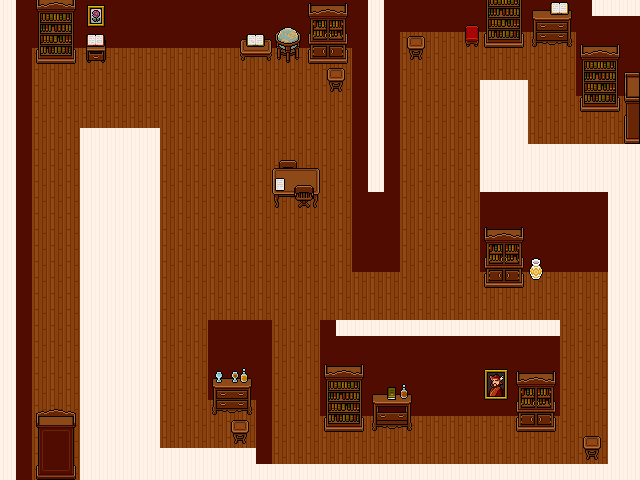

Tiled map render using the project's own tile images. Description and the map definition, with tile-layer contents summarised, below:
An orthogonal 40x30 tile map with 16x16 px tiles, 5 tile layers (walls, path, decoration1, decoration2, ...), 3 hidden layers not drawn, 3 tilesets.

<map version="1.10" tiledversion="1.11.2" orientation="orthogonal" renderorder="right-down" width="40" height="30" tilewidth="16" tileheight="16" infinite="0" nextlayerid="9" nextobjectid="1">
 <tileset firstgid="1" source="../tilesets/library_tileset.tsx" />
 <tileset firstgid="781" source="../tilesets/collisionBox.tsx" />
 <tileset firstgid="782" source="../tilesets/exitBox.tsx" />
 <layer id="1" name="walls" width="40" height="30">
  <data>[1200 cells, 1200 non-empty, 2 distinct tile ids]</data>
 </layer>
 <layer id="2" name="path" width="40" height="30">
  <data>[1200 cells, 607 non-empty, 1 distinct tile ids]</data>
 </layer>
 <layer id="3" name="decoration1" width="40" height="30">
  <data>[1200 cells, 171 non-empty, 99 distinct tile ids]</data>
 </layer>
 <layer id="4" name="decoration2" width="40" height="30">
  <data>[1200 cells, 29 non-empty, 29 distinct tile ids]</data>
 </layer>
 <layer id="5" name="decoration3" width="40" height="30">
  <data>[1200 cells, 5 non-empty, 5 distinct tile ids]</data>
 </layer>
 <layer id="6" name="Collision" width="40" height="30" visible="0">
  <data>[1200 cells, 328 non-empty, 1 distinct tile ids]</data>
 </layer>
 <layer id="7" name="ExitForward" width="40" height="30" visible="0">
  <data>[1200 cells, 3 non-empty, 1 distinct tile ids]</data>
 </layer>
 <layer id="8" name="ExitBack" width="40" height="30" visible="0">
  <data>[1200 cells, 2 non-empty, 1 distinct tile ids]</data>
 </layer>
</map>
